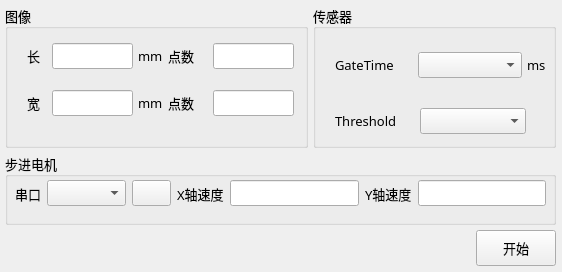
<?xml version="1.0" encoding="UTF-8"?>
<ui version="4.0">
 <class>parmasFm</class>
 <widget class="QWidget" name="parmasFm">
  <property name="geometry">
   <rect>
    <x>0</x>
    <y>0</y>
    <width>562</width>
    <height>272</height>
   </rect>
  </property>
  <property name="windowTitle">
   <string>基本参数</string>
  </property>
  <property name="windowIcon">
   <iconset>
    <normaloff>../Res/MPPC.ico</normaloff>../Res/MPPC.ico</iconset>
  </property>
  <widget class="QWidget" name="verticalLayoutWidget">
   <property name="geometry">
    <rect>
     <x>0</x>
     <y>0</y>
     <width>561</width>
     <height>271</height>
    </rect>
   </property>
   <property name="font">
    <font>
     <family>微软雅黑</family>
     <pointsize>10</pointsize>
    </font>
   </property>
   <layout class="QVBoxLayout" name="verticalLayout" stretch="4,2,1">
    <property name="spacing">
     <number>5</number>
    </property>
    <property name="leftMargin">
     <number>5</number>
    </property>
    <property name="topMargin">
     <number>5</number>
    </property>
    <property name="rightMargin">
     <number>5</number>
    </property>
    <property name="bottomMargin">
     <number>5</number>
    </property>
    <item>
     <layout class="QHBoxLayout" name="horizontalLayout" stretch="5,4">
      <item>
       <widget class="QGroupBox" name="groupBox_2">
        <property name="font">
         <font>
          <family>微软雅黑</family>
          <pointsize>10</pointsize>
         </font>
        </property>
        <property name="title">
         <string>图像</string>
        </property>
        <widget class="QWidget" name="verticalLayoutWidget_2">
         <property name="geometry">
          <rect>
           <x>20</x>
           <y>20</y>
           <width>271</width>
           <height>111</height>
          </rect>
         </property>
         <property name="font">
          <font>
           <family>微软雅黑</family>
           <pointsize>10</pointsize>
          </font>
         </property>
         <layout class="QVBoxLayout" name="verticalLayout_2">
          <property name="spacing">
           <number>5</number>
          </property>
          <property name="leftMargin">
           <number>2</number>
          </property>
          <property name="topMargin">
           <number>2</number>
          </property>
          <property name="rightMargin">
           <number>2</number>
          </property>
          <property name="bottomMargin">
           <number>2</number>
          </property>
          <item>
           <layout class="QHBoxLayout" name="horizontalLayout_4" stretch="1,4,1,2,4">
            <item>
             <widget class="QLabel" name="label_4">
              <property name="font">
               <font>
                <family>微软雅黑</family>
                <pointsize>10</pointsize>
               </font>
              </property>
              <property name="text">
               <string>长</string>
              </property>
             </widget>
            </item>
            <item>
             <widget class="QLineEdit" name="pic_x_len_LE">
              <property name="font">
               <font>
                <family>微软雅黑</family>
                <pointsize>10</pointsize>
               </font>
              </property>
             </widget>
            </item>
            <item>
             <widget class="QLabel" name="label_10">
              <property name="font">
               <font>
                <family>微软雅黑</family>
                <pointsize>10</pointsize>
               </font>
              </property>
              <property name="text">
               <string>mm</string>
              </property>
             </widget>
            </item>
            <item>
             <widget class="QLabel" name="label_8">
              <property name="font">
               <font>
                <family>微软雅黑</family>
                <pointsize>10</pointsize>
               </font>
              </property>
              <property name="text">
               <string>点数</string>
              </property>
             </widget>
            </item>
            <item>
             <widget class="QLineEdit" name="pic_x_count_LE">
              <property name="font">
               <font>
                <family>微软雅黑</family>
                <pointsize>10</pointsize>
               </font>
              </property>
             </widget>
            </item>
           </layout>
          </item>
          <item>
           <layout class="QHBoxLayout" name="horizontalLayout_5" stretch="1,4,0,2,4">
            <item>
             <widget class="QLabel" name="label_5">
              <property name="font">
               <font>
                <family>微软雅黑</family>
                <pointsize>10</pointsize>
               </font>
              </property>
              <property name="text">
               <string>宽</string>
              </property>
             </widget>
            </item>
            <item>
             <widget class="QLineEdit" name="pic_y_len_LE">
              <property name="font">
               <font>
                <family>微软雅黑</family>
                <pointsize>10</pointsize>
               </font>
              </property>
             </widget>
            </item>
            <item>
             <widget class="QLabel" name="label_12">
              <property name="font">
               <font>
                <family>微软雅黑</family>
                <pointsize>10</pointsize>
               </font>
              </property>
              <property name="text">
               <string>mm</string>
              </property>
             </widget>
            </item>
            <item>
             <widget class="QLabel" name="label_9">
              <property name="font">
               <font>
                <family>微软雅黑</family>
                <pointsize>10</pointsize>
               </font>
              </property>
              <property name="text">
               <string>点数</string>
              </property>
             </widget>
            </item>
            <item>
             <widget class="QLineEdit" name="pic_y_count_LE">
              <property name="font">
               <font>
                <family>微软雅黑</family>
                <pointsize>10</pointsize>
               </font>
              </property>
             </widget>
            </item>
           </layout>
          </item>
         </layout>
        </widget>
       </widget>
      </item>
      <item>
       <widget class="QGroupBox" name="groupBox_3">
        <property name="font">
         <font>
          <family>微软雅黑</family>
          <pointsize>10</pointsize>
         </font>
        </property>
        <property name="title">
         <string>传感器</string>
        </property>
        <widget class="QWidget" name="verticalLayoutWidget_3">
         <property name="geometry">
          <rect>
           <x>20</x>
           <y>20</y>
           <width>222</width>
           <height>111</height>
          </rect>
         </property>
         <property name="font">
          <font>
           <family>微软雅黑</family>
           <pointsize>10</pointsize>
          </font>
         </property>
         <layout class="QVBoxLayout" name="verticalLayout_3">
          <property name="spacing">
           <number>5</number>
          </property>
          <property name="leftMargin">
           <number>2</number>
          </property>
          <property name="topMargin">
           <number>2</number>
          </property>
          <property name="rightMargin">
           <number>2</number>
          </property>
          <property name="bottomMargin">
           <number>2</number>
          </property>
          <item>
           <layout class="QHBoxLayout" name="horizontalLayout_6" stretch="3,4,1">
            <item>
             <widget class="QLabel" name="label_6">
              <property name="font">
               <font>
                <family>微软雅黑</family>
               </font>
              </property>
              <property name="text">
               <string>GateTime </string>
              </property>
             </widget>
            </item>
            <item>
             <widget class="QComboBox" name="gatetime_Cmb">
              <property name="font">
               <font>
                <family>微软雅黑</family>
                <pointsize>10</pointsize>
               </font>
              </property>
             </widget>
            </item>
            <item>
             <widget class="QLabel" name="label_11">
              <property name="font">
               <font>
                <family>微软雅黑</family>
                <pointsize>10</pointsize>
               </font>
              </property>
              <property name="text">
               <string>ms</string>
              </property>
             </widget>
            </item>
           </layout>
          </item>
          <item>
           <layout class="QHBoxLayout" name="horizontalLayout_7" stretch="3,4,1">
            <item>
             <widget class="QLabel" name="label_7">
              <property name="font">
               <font>
                <family>微软雅黑</family>
               </font>
              </property>
              <property name="text">
               <string>Threshold</string>
              </property>
             </widget>
            </item>
            <item>
             <widget class="QComboBox" name="threshold_Cmb">
              <property name="sizePolicy">
               <sizepolicy hsizetype="Preferred" vsizetype="Fixed">
                <horstretch>0</horstretch>
                <verstretch>0</verstretch>
               </sizepolicy>
              </property>
              <property name="font">
               <font>
                <family>微软雅黑</family>
                <pointsize>10</pointsize>
               </font>
              </property>
             </widget>
            </item>
            <item>
             <spacer name="horizontalSpacer_3">
              <property name="orientation">
               <enum>Qt::Horizontal</enum>
              </property>
              <property name="sizeType">
               <enum>QSizePolicy::Expanding</enum>
              </property>
              <property name="sizeHint" stdset="0">
               <size>
                <width>40</width>
                <height>20</height>
               </size>
              </property>
             </spacer>
            </item>
           </layout>
          </item>
         </layout>
        </widget>
       </widget>
      </item>
     </layout>
    </item>
    <item>
     <widget class="QGroupBox" name="groupBox">
      <property name="font">
       <font>
        <family>微软雅黑</family>
        <pointsize>10</pointsize>
       </font>
      </property>
      <property name="title">
       <string>步进电机</string>
      </property>
      <widget class="QWidget" name="horizontalLayoutWidget_3">
       <property name="geometry">
        <rect>
         <x>10</x>
         <y>20</y>
         <width>531</width>
         <height>41</height>
        </rect>
       </property>
       <property name="font">
        <font>
         <family>微软雅黑</family>
         <pointsize>10</pointsize>
        </font>
       </property>
       <layout class="QHBoxLayout" name="horizontalLayout_3">
        <item>
         <widget class="QLabel" name="label">
          <property name="font">
           <font>
            <family>微软雅黑</family>
            <pointsize>10</pointsize>
           </font>
          </property>
          <property name="text">
           <string>串口</string>
          </property>
         </widget>
        </item>
        <item>
         <widget class="QComboBox" name="serial_Cmb">
          <property name="font">
           <font>
            <family>微软雅黑</family>
            <pointsize>10</pointsize>
           </font>
          </property>
         </widget>
        </item>
        <item>
         <widget class="QPushButton" name="reflush_Btn">
          <property name="font">
           <font>
            <family>微软雅黑</family>
            <pointsize>10</pointsize>
           </font>
          </property>
          <property name="text">
           <string/>
          </property>
          <property name="icon">
           <iconset>
            <normaloff>../Res/Refresh_16px.ico</normaloff>../Res/Refresh_16px.ico</iconset>
          </property>
          <property name="iconSize">
           <size>
            <width>16</width>
            <height>16</height>
           </size>
          </property>
         </widget>
        </item>
        <item>
         <widget class="QLabel" name="label_2">
          <property name="font">
           <font>
            <family>微软雅黑</family>
            <pointsize>10</pointsize>
           </font>
          </property>
          <property name="text">
           <string>X轴速度</string>
          </property>
         </widget>
        </item>
        <item>
         <widget class="QLineEdit" name="mt_x_speed_LE">
          <property name="font">
           <font>
            <family>微软雅黑</family>
            <pointsize>10</pointsize>
           </font>
          </property>
         </widget>
        </item>
        <item>
         <widget class="QLabel" name="label_3">
          <property name="font">
           <font>
            <family>微软雅黑</family>
            <pointsize>10</pointsize>
           </font>
          </property>
          <property name="text">
           <string>Y轴速度</string>
          </property>
         </widget>
        </item>
        <item>
         <widget class="QLineEdit" name="mt_y_speed_LE">
          <property name="font">
           <font>
            <family>微软雅黑</family>
            <pointsize>10</pointsize>
           </font>
          </property>
         </widget>
        </item>
       </layout>
      </widget>
     </widget>
    </item>
    <item>
     <layout class="QHBoxLayout" name="horizontalLayout_2">
      <item>
       <spacer name="horizontalSpacer">
        <property name="font">
         <font>
          <family>微软雅黑</family>
          <pointsize>10</pointsize>
         </font>
        </property>
        <property name="orientation">
         <enum>Qt::Horizontal</enum>
        </property>
        <property name="sizeHint" stdset="0">
         <size>
          <width>40</width>
          <height>20</height>
         </size>
        </property>
       </spacer>
      </item>
      <item>
       <widget class="QPushButton" name="startBtn">
        <property name="sizePolicy">
         <sizepolicy hsizetype="Minimum" vsizetype="Minimum">
          <horstretch>0</horstretch>
          <verstretch>0</verstretch>
         </sizepolicy>
        </property>
        <property name="font">
         <font>
          <family>微软雅黑</family>
          <pointsize>10</pointsize>
         </font>
        </property>
        <property name="text">
         <string>开始</string>
        </property>
       </widget>
      </item>
     </layout>
    </item>
   </layout>
  </widget>
 </widget>
 <resources/>
 <connections/>
</ui>
